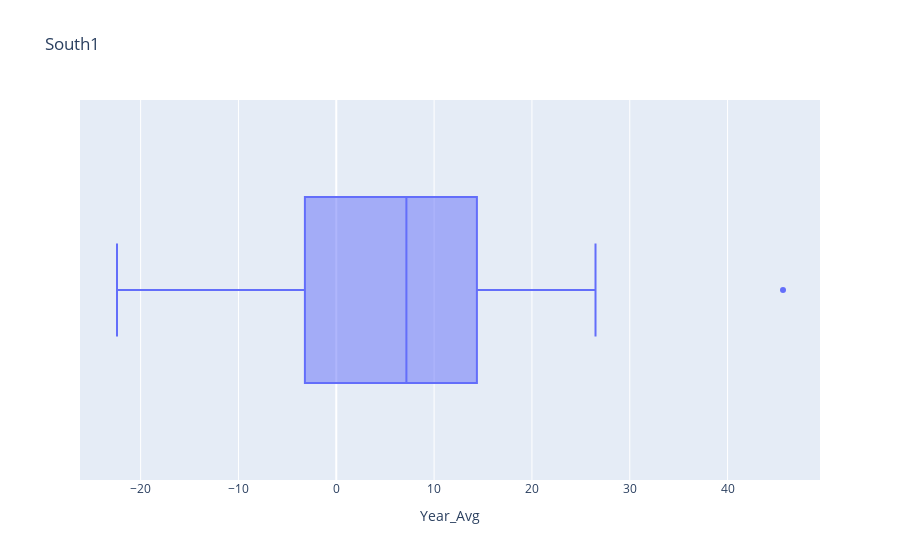

Write notebook code for a chart like this one.
### Code cell
import plotly.express as px
px.box(s1_year_avg, x='Year_Avg', title='South1')

### Figure 1 — Plotly figure (JSON) as saved in the notebook; plotly's stock layout.template omitted (floating-point values rounded to 4 significant figures; data arrays with more than 128 entries replaced by an {"elided": "..."} marker saying what was removed)
{"data": [{"alignmentgroup": "True", "hovertemplate": "Year_Avg=%{x}<extra></extra>", "legendgroup": "", "marker": {"color": "#636efa"}, "name": "", "notched": false, "offsetgroup": "", "orientation": "h", "showlegend": false, "type": "box", "x": {"elided": "141 float values"}, "x0": " ", "xaxis": "x", "y0": " ", "yaxis": "y"}], "layout": {"boxmode": "group", "legend": {"tracegroupgap": 0}, "title": {"text": "South1"}, "xaxis": {"anchor": "y", "domain": [0, 1], "title": {"text": "Year_Avg"}}, "yaxis": {"anchor": "x", "domain": [0, 1]}}}
